Frame 1 (no input): blank canvas, image omitted
Frame 60 (no input): blank canvas, image omitted
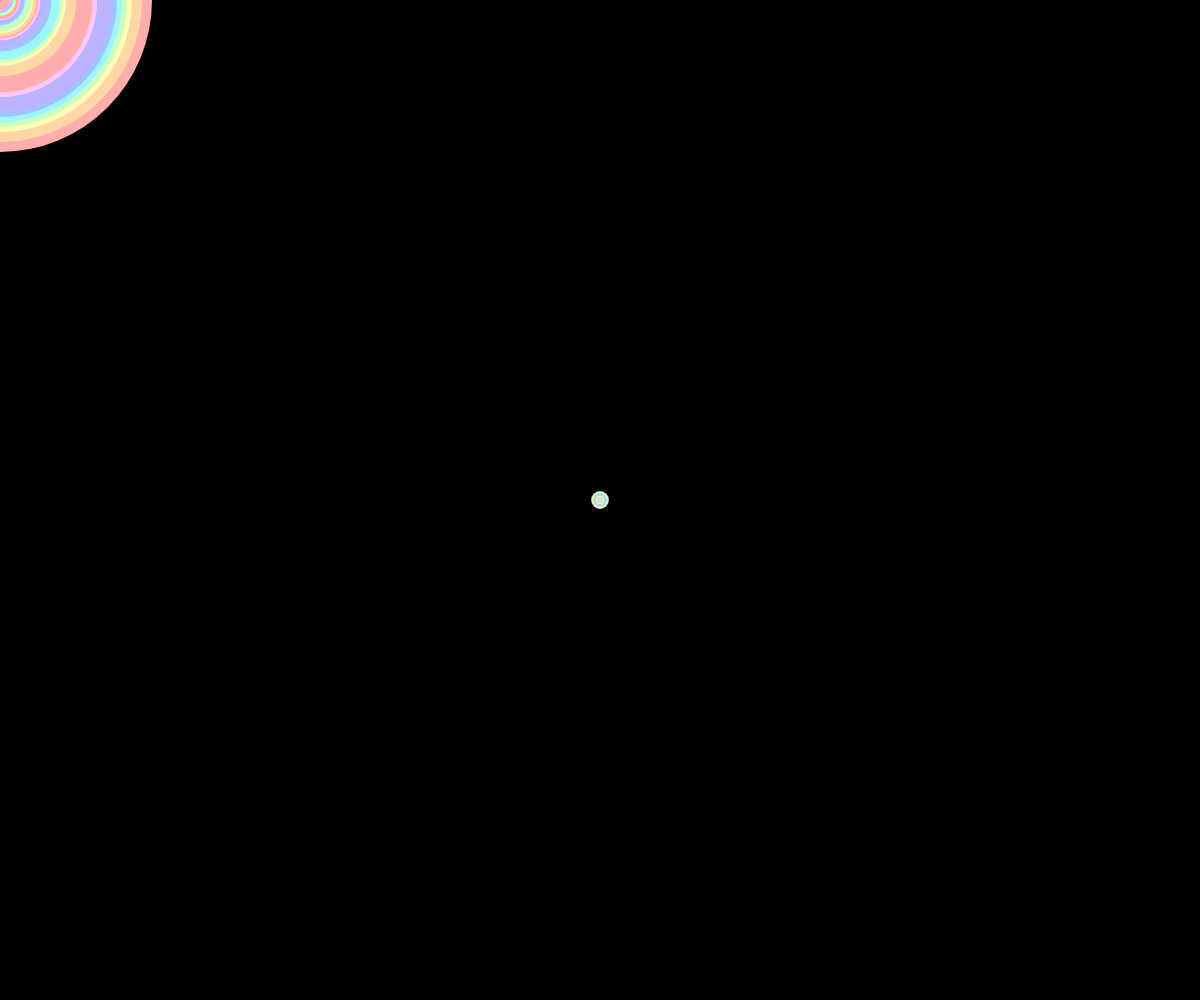
Frame 120 (the mouse pressed at the canvas centre since frame 60)

The p5.js sketch whose frames 1 and 60 were blank and that drew this single picture after the mouse press (run headless with seeded random() and noise() and a simulated clock; from frame 60 on, the mouse is pressed at the canvas centre):

// p5.js sketch
// ── sketch.js

let circles = [];
let circleColor = [];
const colors = [
        '#ffadad', '#ffd6a5', '#fdffb6', '#caffbf',
        '#9bf6ff', '#a0c4ff', '#bdb2ff', '#ffc6ff'
    ];
let coli = 0;
function setup() {
  const c = createCanvas(windowWidth, windowHeight);
  c.parent(document.body);
}

function draw() {
    background(0);

    // No stroke for shapes
    noStroke();
    let x = mouseX;
    x = map(x, 0, width, 0, 255);
    
    if(random(1) < 0.5){

       circles.push(createVector(mouseX,mouseY,1));

       circleColor.push(colors[coli]);
       coli ++;
       if(coli >= colors.length){
           coli = 0;
       }
    }

    for(let i = 0; i < circles.length; i++){
        fill(circleColor[i]);
        growth = min(10, 0.05*circles[i].z);
        circles[i].z += growth
        circle(circles[i].x, circles[i].y, circles[i].z);

        if(circles[i].z > width*3){
            circles.splice(i, 1);
            circleColor.splice(i, 1);
            i--;
        }
    }
}
